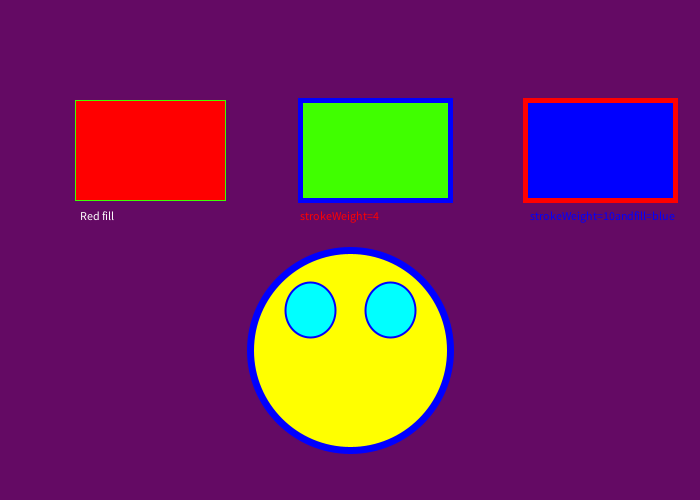
Frame 1 (no input)
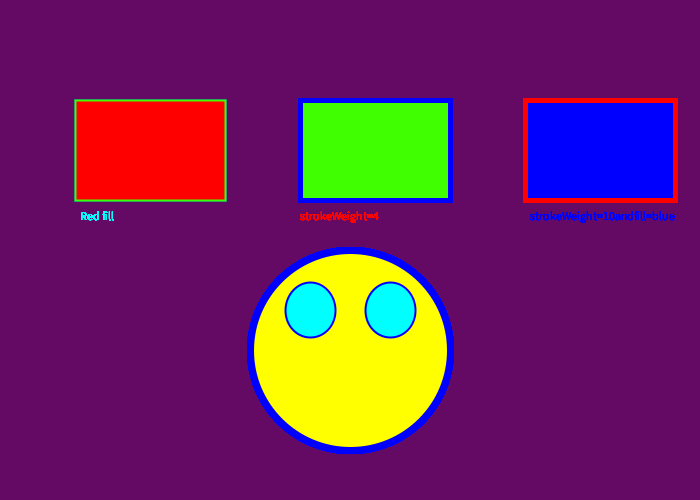
Frame 60 (the mouse pressed at the canvas centre just before this capture)
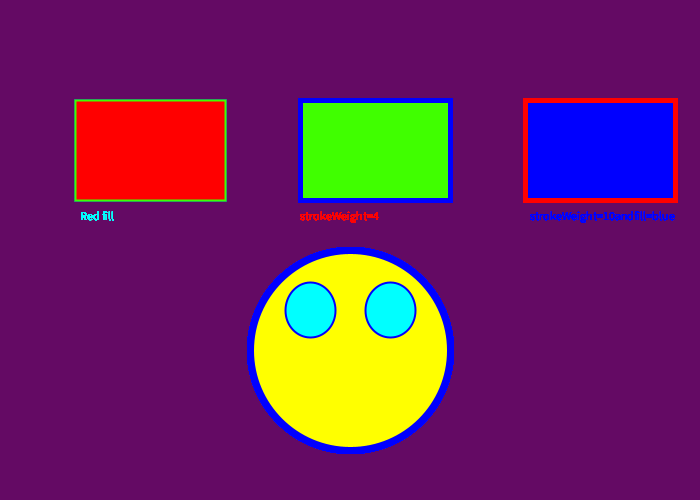
Frame 120 (the mouse held since frame 60 and released just before this capture)

The Processing sketch that drew these frames (run headless with seeded random() and noise(); from frame 60 on, the mouse is pressed at the canvas centre):

// Processing sketch: Graphics_Assignment
// ── Graphics_Assignment.pde
// Set up canvas
void setup() {
  size(700, 500); // Size of canvas
  background(100, 10, 100); // Background color as rgb values

}

void draw() {
rect(75,100,150,100);
textSize(12);
text("Red fill", 80, 220);
stroke(64, 255, 0);
fill(255, 0, 0);
rect(75,100,150,100);
strokeWeight(3);


rect(300,100,150,100);
textSize(12);
text("strokeWeight=4", 300, 220);
stroke(255, 0, 0);
fill(0, 0, 255);
rect(300,100,150,100);
strokeWeight(5);


rect(525,100,150,100);
textSize(12);
text("strokeWeight=10andfill=blue", 530, 220);
stroke(0, 0, 255);
fill(64, 255, 0);
rect(300,100,150,100);
strokeWeight(7);

fill(255, 255, 0);
ellipse(350, 350, 200, 200);
strokeWeight(2);

fill(0, 255, 255);
ellipse(310,310, 50, 55);


ellipse(390,310, 50,55);



  // Do not forget comments!
}
